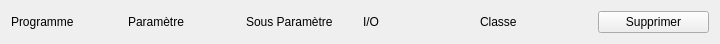
<?xml version="1.0" encoding="UTF-8"?>
<ui version="4.0">
 <class>PCLRuleWidget</class>
 <widget class="QWidget" name="PCLRuleWidget">
  <property name="geometry">
   <rect>
    <x>0</x>
    <y>0</y>
    <width>720</width>
    <height>43</height>
   </rect>
  </property>
  <property name="windowTitle">
   <string>Form</string>
  </property>
  <layout class="QVBoxLayout" name="verticalLayout">
   <item>
    <layout class="QHBoxLayout" name="horizontalLayout">
     <item>
      <widget class="QLabel" name="labelProgram">
       <property name="text">
        <string>Programme</string>
       </property>
      </widget>
     </item>
     <item>
      <widget class="QLabel" name="labelParam">
       <property name="text">
        <string>Paramètre</string>
       </property>
      </widget>
     </item>
     <item>
      <widget class="QLabel" name="labelSubParam">
       <property name="text">
        <string>Sous Paramètre</string>
       </property>
      </widget>
     </item>
     <item>
      <widget class="QLabel" name="labelIO">
       <property name="text">
        <string>I/O</string>
       </property>
      </widget>
     </item>
     <item>
      <widget class="QLabel" name="labelClasse">
       <property name="text">
        <string>Classe</string>
       </property>
      </widget>
     </item>
     <item>
      <widget class="QPushButton" name="pushButtonDelete">
       <property name="text">
        <string>Supprimer</string>
       </property>
      </widget>
     </item>
    </layout>
   </item>
  </layout>
 </widget>
 <resources/>
 <connections/>
</ui>
